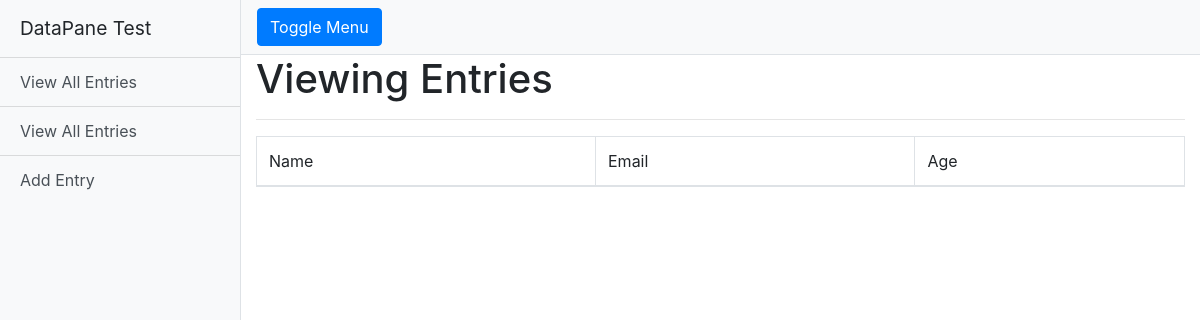
/entries, run on an earlier commit of the app's database.
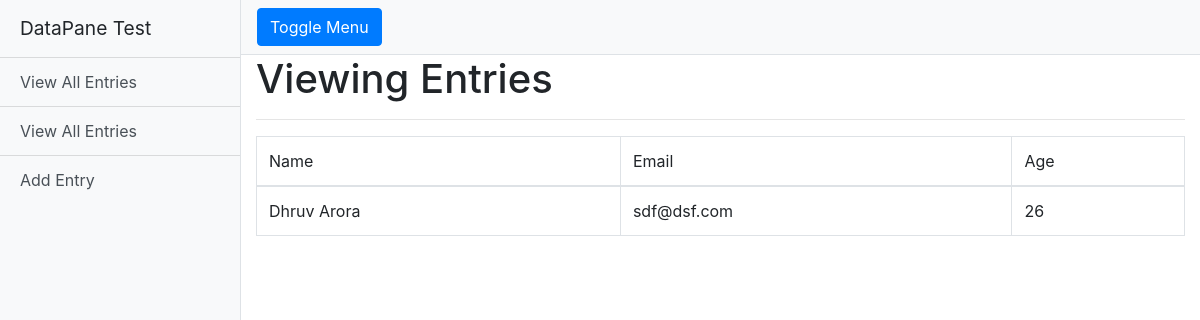
And on a later commit of the database.
### datapanesite/models.py (models this page shows, shortened)
class Entries(models.Model):
    name = models.CharField(max_length=100)
    email = models.EmailField(max_length=100)
    age = models.IntegerField(default=0)

### datapanesite/views.py (the view)
# urls.py: path('entries', views.EntryPage, name="entry-index"),
def EntryPage(request):
    data = EntryModel.objects.all()
    return render(request, "entries/index.html", {
        "data": data
    })

### datapanesite/context_processors.py (called while the page is built)
def NavigationItem(request):
    items = Navigation.objects.all()
    return {"navigation":items}

### templates/entries/index.html
{% extends "base.html" %}
{% load staticfiles %}
{% block content %}
    <h1>Viewing Entries</h1>
    <hr />
    <table class="table table-bordered">
        <thead>
            <td>Name</td>
            <td>Email</td>
            <td>Age</td>
        </thead>
        <tbody>
            {% for each in data %}
            <tr>
                <td>{{each.name}}</td>
                <td>{{each.email}}</td>
                <td>{{each.age}}</td>
            </tr>
            {% endfor %}
        </tbody>
    </table>
{% endblock content %}

### templates/base.html (shortened to what this page needs)
{% load staticfiles %}
<!DOCTYPE html>
<html lang="en">
<head>
  <link href="{% static "vendor/bootstrap/css/bootstrap.min.css" %}" rel="stylesheet">
  <link href="{% static "css/simple-sidebar.css" %}" rel="stylesheet">
</head>
<body>
    <div class="d-flex" id="wrapper">
        <div class="bg-light border-right" id="sidebar-wrapper">
            <div class="sidebar-heading">DataPane Test</div>
            <div class="list-group list-group-flush">
              <a href="{% url 'main:home' %}" class="list-group-item list-group-item-action bg-light">View All Entries</a>
              <a href="{% url 'main:entry-index' %}" class="list-group-item list-group-item-action bg-light">View All Entries</a>
              <a href="{% url 'main:entry' %}" class="list-group-item list-group-item-action bg-light">Add Entry</a>
            </div>
        </div>
          <div id="page-content-wrapper">
                <nav class="navbar navbar-expand-lg navbar-light bg-light border-bottom">
                        <button class="btn btn-primary" id="menu-toggle">Toggle Menu</button>
                </nav>
            <div class="container-fluid">
                {% block content %}
                {% endblock content %}
            </div>
          </div>
    </div>
  </body>
  </html>

### static/css/simple-sidebar.css (style rules this page uses)
body { overflow-x: hidden; }
#sidebar-wrapper { min-height: 100vh; margin-left: -15rem; -webkit-transition: margin .25s ease-out; -moz-transition: margin .25s ease-out; -o-transition: margin .25s ease-out; transition: margin .25s ease-out; }
#sidebar-wrapper .sidebar-heading { padding: 0.875rem 1.25rem; font-size: 1.2rem; }
#sidebar-wrapper .list-group { width: 15rem; }
#page-content-wrapper { min-width: 100vw; }
@media (min-width: 768px) { #sidebar-wrapper { margin-left: 0; } }
@media (min-width: 768px) { #page-content-wrapper { min-width: 0; width: 100%; } }

What changed in the data, as far as the page shows it:
added Entries: name "Dhruv Arora", email "sdf@dsf.com", age "26"
